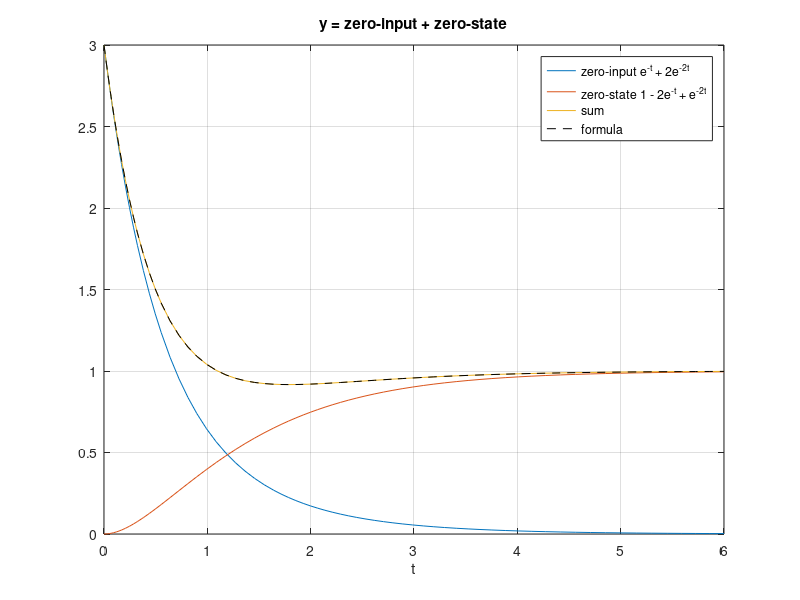
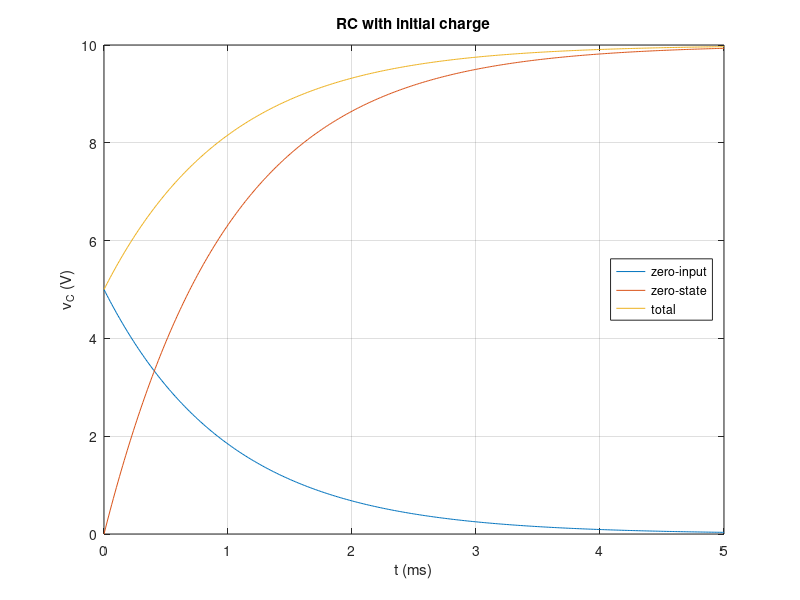

Here is the MATLAB script that generated these plots, in order:
% Signals and Systems — The Unilateral Laplace Transform
%title: Initial Conditions: Zero-Input and Zero-State
%ar-title: الشروط الابتدائية: الدخل الصفري والحالة الصفرية
%lesson: ss-ch5-6
%course: signals-systems

%% Solve with ode45
%ar: y'' + 3y' + 2y = 2u(t) مع y(0) = 3 و y'(0) = −5. ode45 يحتاج نظامًا من الرتبة الأولى: y1 = y و y2 = y'.
f = @(t, y) [y(2); 2 - 3*y(2) - 2*y(1)];
[t, Y] = ode45(f, [0 6], [3; -5]);
yf = 1 - exp(-t) + 3*exp(-2*t);
fprintf('max error vs 1 - e^{-t} + 3e^{-2t}: %.2e\n', max(abs(Y(:,1) - yf)))

%% Split into zero-input and zero-state
%ar: الدخل الصفري: نفس المعادلة بدون دخل ومع الشروط الابتدائية. الحالة الصفرية: الدخل مع شروط صفرية. مجموعهما الحل الكامل.
[t1, Yzi] = ode45(@(t, y) [y(2); -3*y(2) - 2*y(1)], t, [3; -5]);
[t2, Yzs] = ode45(f, t, [0; 0]);
plot(t, Yzi(:,1), t, Yzs(:,1), t, Yzi(:,1) + Yzs(:,1), t, yf, 'k--'); grid on; xlabel('t')
legend('zero-input e^{-t} + 2e^{-2t}', 'zero-state 1 - 2e^{-t} + e^{-2t}', 'sum', 'formula'); title('y = zero-input + zero-state')
fprintf('max |zi + zs - y| = %.2e\n', max(abs(Yzi(:,1) + Yzs(:,1) - yf)))

%% The same with residue
%ar: من التحويل: Y = 2/(s(s+1)(s+2)) + (3s + 4)/((s+1)(s+2)). نجمعهما في كسر واحد ونستخدم residue.
num = conv([3 4], [1 0]) + [0 0 2]; den = conv([1 0], [1 3 2]);
[r, p] = residue(num, den);
fprintf('%+.4f / (s - (%g))\n', [r.'; p.'])

%%! Project idea: an RC circuit with a charged capacitor
%ar: مشروع: مكثف مشحون مبدئيًا 5 V، والمصدر 10 V يغلق عند t = 0. استخدم نفس الفكرة (دخل صفري + حالة صفرية) وارسم الجهد. قارنه بقراءات معمل الدوائر 2.
RC = 1e-3; v0 = 5; Vs = 10; t = linspace(0, 5e-3, 400);
vzi = v0*exp(-t/RC); vzs = Vs*(1 - exp(-t/RC));
figure; plot(t*1e3, vzi, t*1e3, vzs, t*1e3, vzi + vzs); grid on; xlabel('t (ms)'); ylabel('v_C (V)'); legend('zero-input', 'zero-state', 'total', 'Location', 'east'); title('RC with initial charge')
